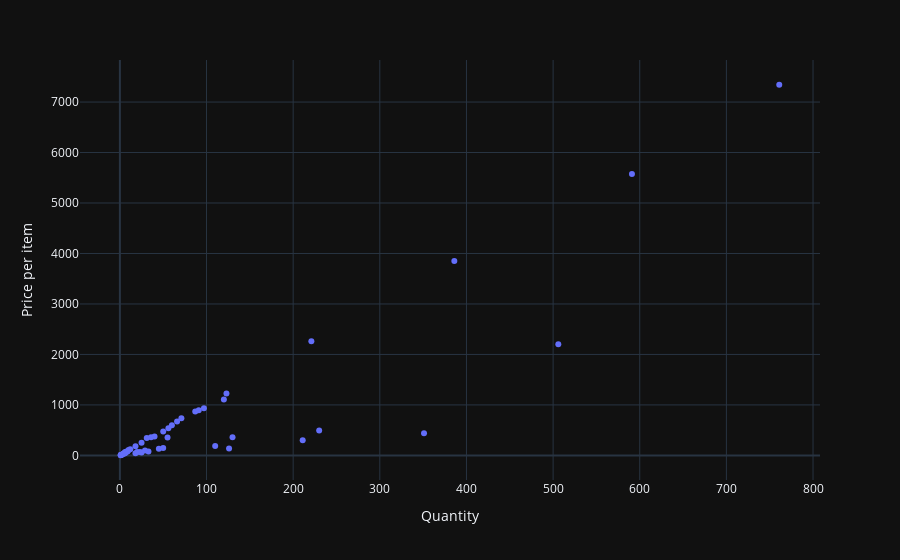

Notebook source saved alongside this figure:
### Markdown cell above
#### 4. [1 балл] Постройте график зависимости денег за товар от купленного количества (scatter plot).

### Code cell
# your code
temp_df = df.groupby("item_name").agg(total_quantity_per_item=("quantity", "sum"), total_sum_per_item=("item_price2", "sum")).reset_index(drop=False)

fig = px.scatter(
    x=temp_df["total_quantity_per_item"],
    y=temp_df["total_sum_per_item"],
    hover_name=temp_df["item_name"]
)
fig.update_layout(xaxis_title="Quantity", yaxis_title="Price per item")
fig.show()

### Figure 1 — Plotly figure (JSON) as saved in the notebook; plotly's stock layout.template omitted (floating-point values rounded to 4 significant figures)
{"data": [{"hovertemplate": "<b>%{hovertext}</b><br><br>x=%{x}<br>y=%{y}<extra></extra>", "hovertext": ["6 Pack Soft Drink", "Barbacoa Bowl", "Barbacoa Burrito", "Barbacoa Crispy Tacos", "Barbacoa Salad Bowl", "Barbacoa Soft Tacos", "Bottled Water", "Bowl", "Burrito", "Canned Soda", "Canned Soft Drink", "Carnitas Bowl", "Carnitas Burrito", "Carnitas Crispy Tacos", "Carnitas Salad", "Carnitas Salad Bowl", "Carnitas Soft Tacos", "Chicken Bowl", "Chicken Burrito", "Chicken Crispy Tacos", "Chicken Salad", "Chicken Salad Bowl", "Chicken Soft Tacos", "Chips", "Chips and Fresh Tomato Salsa", "Chips and Guacamole", "Chips and Mild Fresh Tomato Salsa", "Chips and Roasted Chili Corn Salsa", "Chips and Roasted Chili-Corn Salsa", "Chips and Tomatillo Green Chili Salsa", "Chips and Tomatillo Red Chili Salsa", "Chips and Tomatillo-Green Chili Salsa", "Chips and Tomatillo-Red Chili Salsa", "Crispy Tacos", "Izze", "Nantucket Nectar", "Salad", "Side of Chips", "Steak Bowl", "Steak Burrito", "Steak Crispy Tacos", "Steak Salad", "Steak Salad Bowl", "Steak Soft Tacos", "Veggie Bowl", "Veggie Burrito", "Veggie Crispy Tacos", "Veggie Salad", "Veggie Salad Bowl", "Veggie Soft Tacos"], "legendgroup": "", "marker": {"color": "#636efa", "symbol": "circle"}, "mode": "markers", "name": "", "orientation": "v", "showlegend": false, "x": [55, 66, 91, 12, 10, 25, 211, 4, 6, 126, 351, 71, 60, 8, 1, 6, 40, 761, 591, 50, 9, 123, 120, 230, 130, 506, 1, 23, 18, 45, 50, 33, 25, 2, 20, 29, 2, 110, 221, 386, 36, 4, 31, 56, 87, 97, 1, 6, 18, 8], "xaxis": "x", "y": [356.9, 672.4, 894.8, 120.2, 106.4, 250.5, 302.6, 29.6, 44.4, 137.3, 438.8, 736.7, 597.8, 77.96, 8.99, 66.34, 375.9, 7343.0, 5576.0, 472.1, 81.09, 1229.0, 1108.0, 494.3, 361.4, 2201.0, 3.0, 67.85, 43.02, 132.8, 147.5, 78.87, 59.75, 14.8, 67.8, 98.31, 14.8, 185.9, 2260.0, 3851.0, 357.3, 35.66, 343.6, 536.0, 868.0, 934.8, 8.49, 50.94, 182.5, 73.96], "yaxis": "y", "type": "scatter"}], "layout": {"xaxis": {"anchor": "y", "domain": [0.0, 1.0], "title": {"text": "Quantity"}}, "yaxis": {"anchor": "x", "domain": [0.0, 1.0], "title": {"text": "Price per item"}}, "legend": {"tracegroupgap": 0}, "margin": {"t": 60}}}
